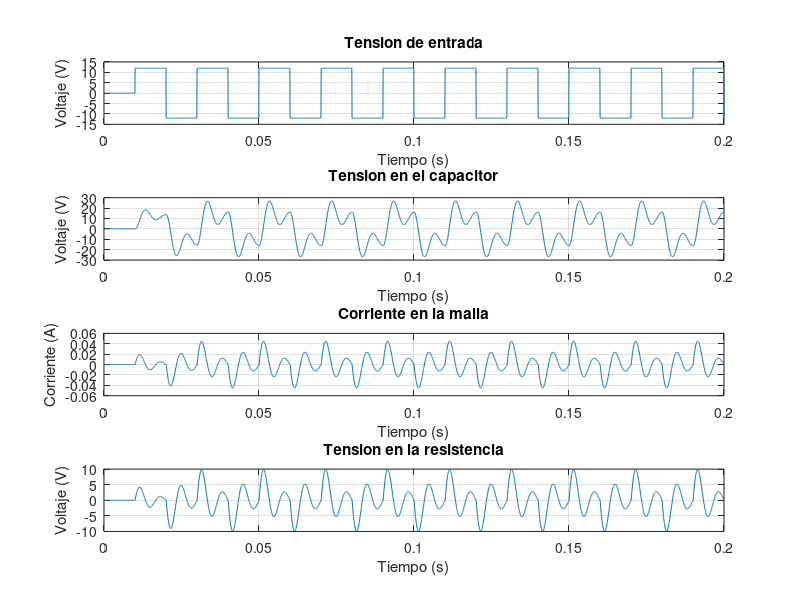

Write the MATLAB code that produced this figure.
% Actividad 1 - Ítem 1
close all; clear all; clc
pkg load control
pkg load signal

% Parámetros del circuito
R = 220; % Resistencia [Ω]
L = 500e-3; % Inductancia [Hy]
C = 2.2e-6; % Capacitancia [F]

% Matrices del sistema en variables de estado
A = [-R/L, -1/L; 1/C, 0];
B = [1/L; 0];
C = [R, 0];
D = [0];
% La matriz C se da así dado que el vector de estados es [I VC]

% Ahora sacamos la funcion de transferencia según las matrices
[num, den] = ss2tf(A, B, C, D);
G = tf(num, den)

% Calculamos los polos de la FT
polos = pole(G)

% Usamos el valor absoluto de la parte real para comparar modulos y se
% establece el polo de mayor y menor módulo:
mod_polos = abs(real(polos));
polo_cercano = min(mod_polos)
polo_lejano = max(mod_polos)

% Teniendo en cuenta que el tiempo de establecimiento para un sistema de
% segundo orden es t=4/(psita.wn), siendo el denominador la parte real
% del polo más dominante, tenemos que el sistema no llegará a establecerse
% antes de que la tensión de entrada cambie de signo.

% Estimamos el tiempo de muestreo que permita observar las dinámicas rápidas
% según el polo más lejano del origen
tR = -log(0.95)/abs(polo_lejano)

% También consideramos el periodo de oscilación del sistema amortiguado y lo
% dividimos entre 100 puntos, es otra forma de determinar un tiempo de muestreo
Td = abs((2*pi/imag(min(polos)))/100)

% Y para estimar el tiempo de simulación utilizamos el polo más cercano
% al origen, y así permita abarcar toda la dinámica lenta
tL = -log(0.05)/abs(polo_cercano)

% Para ver varias repeticiones de la respuesta del sistema, tomamos
% un valor mayor de tiempo de simulación. Mientras que el tiempo de muestreo se toma
% del mínimo entre las opciones, debe ser algunas veces menor al tR
t_muestreo = min(tR/3, Td) % Tomamos el menor entre ellos;
t_sim = 0.2;

% Tiempo de simulación con 10 ms de entrada 0V
t = linspace(0, t_sim, t_sim/t_muestreo);
u = linspace(0, 0, t_sim/t_muestreo); % Inicializar la entrada con ceros

% Se define "u" a partir de t = 10ms con saltos entre 12 V y -12 V cada 10 ms
u(t > 0.01) = 12*(-1).^(floor((t(t > 0.01) - 0.01)/0.01));

% Los cambios de "u" se deben a que el exponente va haciendo un recuento de los
% periodos de 10 ms que ocurren y de esa manera el (-1) se vuelve una secuencia
% de "1" y "-1", ya que el floor convierte el exponente en valores enteros.

I(1) = 0;
VC(1) = 0;
VR(1) = 0; % Esta es la salida "y" del sistema
x = [I(1) VC(1)]'; % Planteamos las condiciones iniciales
x0 = [0 0]'; % Planteamos el punto de operación

% Le damos valores a la salida y las variables de estado en cada punto
for i = 1:(t_sim/t_muestreo) - 1;
  % Ecuaciones de estado y de salida
  x_punto = A*(x - x0) + B*u(i);
  x = x + x_punto*t_muestreo; % Integración de Euler
  y = C*x;

  % Salidas y variables de estado
  VR(i+1) = y;
  I(i+1) = x(1);
  VC(i+1) = x(2);
end

%Finalmente grafico la entrada, salida y variables de estado
figure;
subplot(4,1,1);
plot(t, u);
title('Tension de entrada');
xlabel('Tiempo (s)');
ylabel('Voltaje (V)');
grid on

subplot(4,1,2);
plot(t, VC);
title('Tension en el capacitor');
xlabel('Tiempo (s)');
ylabel('Voltaje (V)');
grid on

subplot(4,1,3);
plot(t, I);
title('Corriente en la malla');
xlabel('Tiempo (s)');
ylabel('Corriente (A)');
grid on;

subplot(4,1,4);
plot(t, VR);
title('Tension en la resistencia');
xlabel('Tiempo (s)');
ylabel('Voltaje (V)');
grid on;
